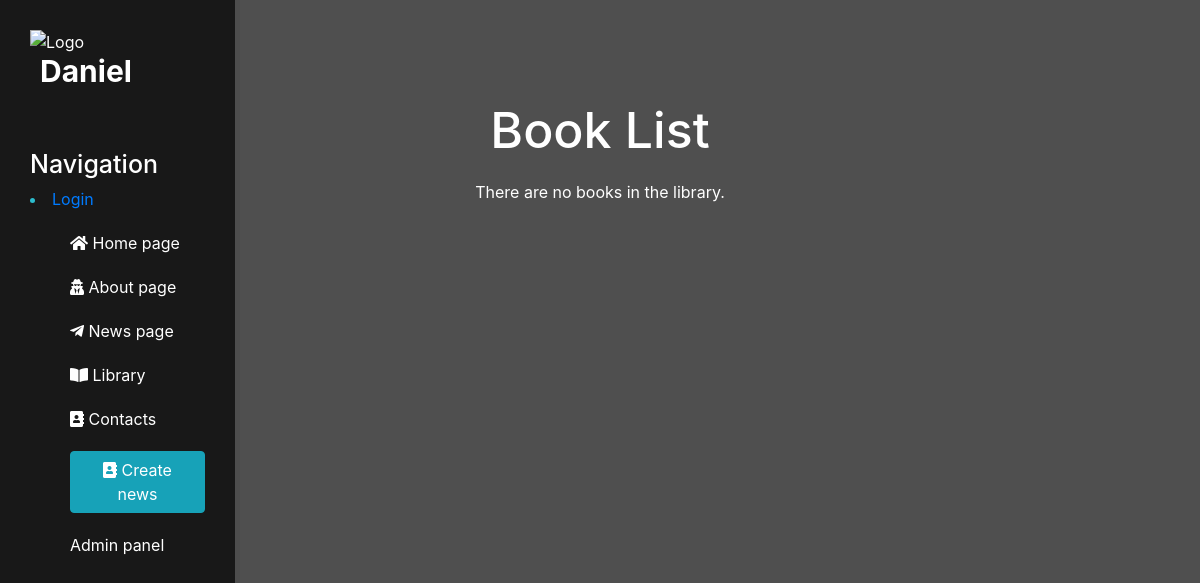
Before: /library/books/ with the older database file.
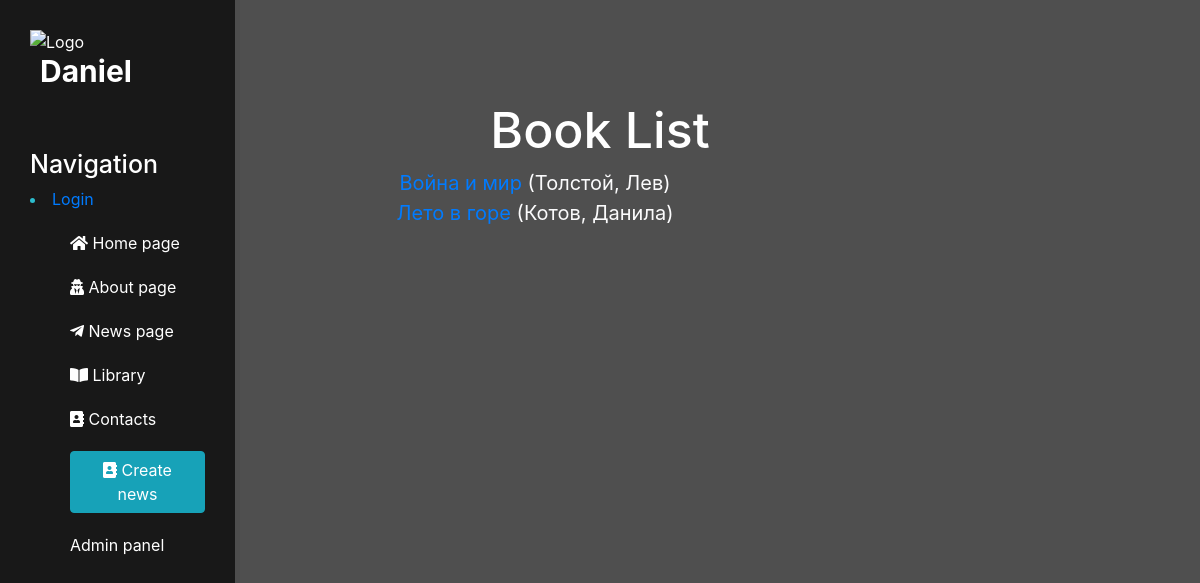
After: the same page with the newer database file.
### library/models.py (models this page shows, shortened)
class Book(models.Model):
    title = models.CharField(max_length=200)
    author = models.ForeignKey('Author', on_delete=models.SET_NULL, null=True)
    summary = models.TextField(max_length=1000, help_text="Enter a brief description of the book")
    isbn = models.CharField('ISBN', max_length=13,
                            help_text='13 Character <a href="https://www.isbn-international.org/content/what-isbn'
                                      '">ISBN number</a>')
    genre = models.ManyToManyField(Genre, help_text="Select a genre for this book")
    language = models.ForeignKey('Language', on_delete=models.SET_NULL, null=True)
    class Meta:
        ordering = ['title', 'author']
    def display_genre(self):
        """Creates a string for the Genre. This is required to display genre in Admin."""
        return ', '.join([genre.name for genre in self.genre.all()[:3]])
    display_genre.short_description = 'Genre'
    def get_absolute_url(self):
        return reverse('book-detail', args=[str(self.id)])

class Author(models.Model):
    first_name = models.CharField(max_length=100)
    last_name = models.CharField(max_length=100)
    date_of_birth = models.DateField(null=True, blank=True)
    date_of_death = models.DateField('Died', null=True, blank=True)
    class Meta:
        ordering = ['last_name', 'first_name']
    def __str__(self):
        return '%s, %s' % (self.last_name, self.first_name)

### library/views.py (the view)
class BookListView(generic.ListView):
    model = Book
    paginate_by = 10

### templates/library/book_list.html (shortened to what this page needs)
{% extends "main/layout.html" %}
{% block content %}
    <div class="features">
    <h1>Book List</h1>
    {% if book_list %}
    <ul>
      {% for book in book_list %}
      <li>
        <a href="{{ book.get_absolute_url }}">{{ book.title }}</a> ({{book.author}})
      </li>
      {% endfor %}
    </ul>
    {% else %}
      <p>There are no books in the library.</p>
    {% endif %}
    </div>
{% endblock %}

Changed rows visible on the page:
added Book: title "Война и мир", author "Толстой, Лев"
added Book: title "Лето в горе", author "Котов, Данила"
Other visible differences:
text no longer shown: "There are no books in the library."
